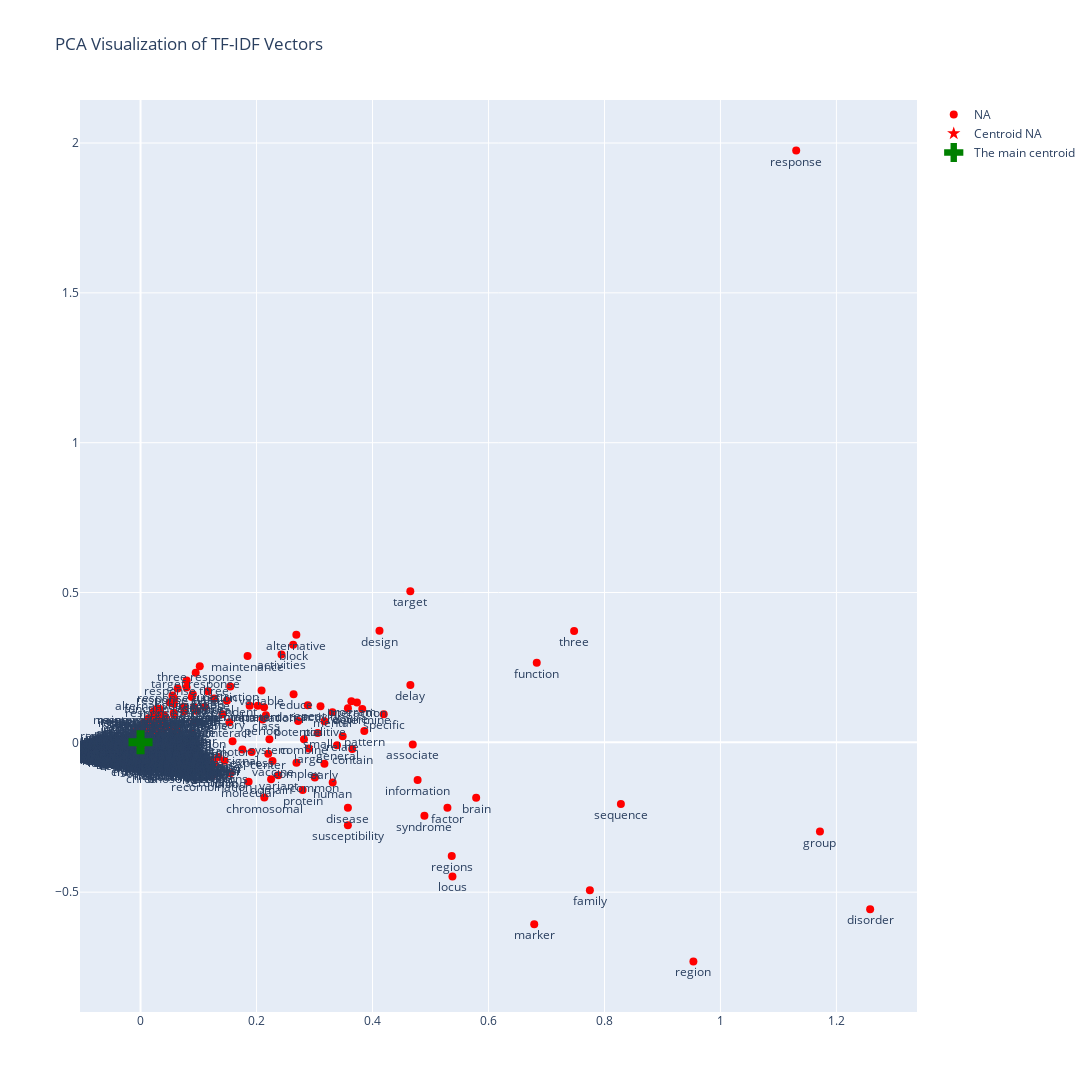

Source (notebook cell):
### Code cell
domains_list = [LBD_02_data_preprocessing.strDomainDefault]*len(word_list)
LBD_06_visualization.visualize_tfidf_pca_interactive(word_list, domains_list, tfidf_matrix, transpose = True)

### Figure 1 — Plotly figure (JSON) as saved in the notebook; plotly's stock layout.template omitted (floating-point values rounded to 4 significant figures; data arrays with more than 128 entries replaced by an {"elided": "..."} marker saying what was removed)
{"data": [{"hovertext": {"elided": "3991 str values"}, "marker": {"color": "red", "size": 8}, "mode": "markers+text", "name": "NA", "text": {"elided": "3991 str values"}, "textposition": "bottom center", "type": "scatter", "x": {"elided": "3991 float values"}, "y": {"elided": "3991 float values"}}, {"hovertext": "Centroid of NA", "marker": {"color": "red", "size": 10, "symbol": "star"}, "mode": "markers", "name": "Centroid NA", "type": "scatter", "x": [3.839e-18], "y": [-3.895e-18]}, {"hovertext": ["The main centroid"], "marker": {"color": "green", "size": 20, "symbol": "cross"}, "mode": "markers", "name": "The main centroid", "type": "scatter", "x": [5.065e-18], "y": [-4.789e-18]}], "layout": {"height": 1100, "hovermode": "closest", "showlegend": true, "title": {"text": "PCA Visualization of TF-IDF Vectors"}, "width": 1100}}
